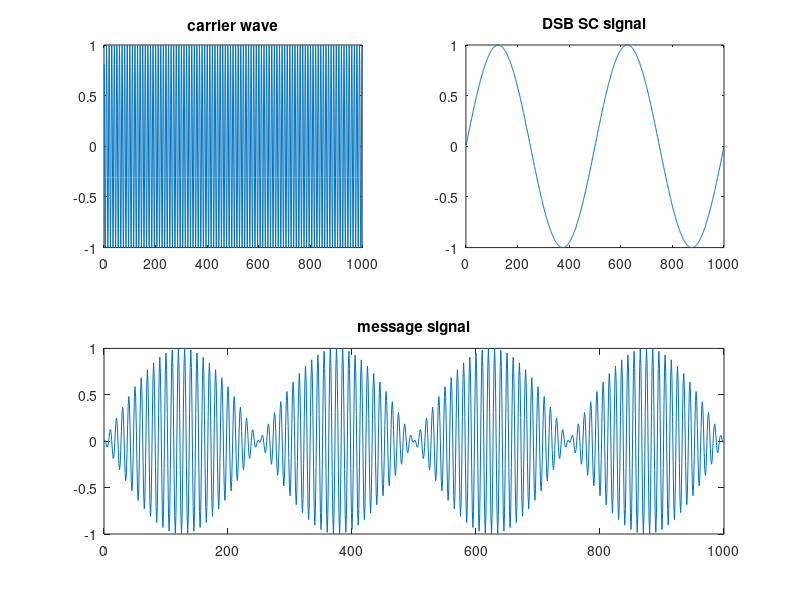

Write MATLAB code to recreate this figure.
n=1:1000;
fc=1/10;
fm=1/500;
x=cos(2*pi*fc*n);

y=sin(2*pi*fm*n);

z=x.*y;
subplot(2,2,1);plot(x);title('carrier wave');
subplot(2,2,2);plot(y);title('DSB SC signal');
subplot(2,1,2);plot(z);title('message signal');
